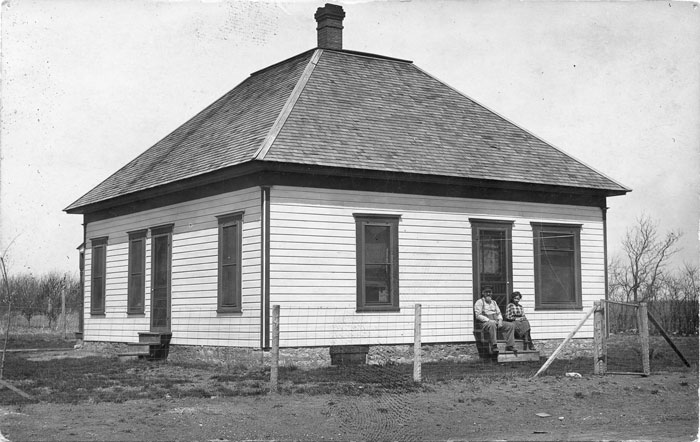
#> input picture img/house.jpg, 700 x 442 px, found by its file name
$ jupyter execute robert-prewitt-sobel-masks.ipynb
#> lines starting #> are read from the running program, lines starting #| are printed output that depends on the picture
[cell 1]
import matplotlib.pyplot as plt
from scipy import signal
from skimage import io
from skimage.color import rgb2gray
import numpy as np

[cell 2]
image_og = io.imread('house.jpg')
#> image_og is the input picture: shape (442, 700, 3); min 1, max 255, mean 163
image = rgb2gray(image_og)
sh = image.shape
#> sh = (442, 700)

[cell 3]
robert_x_mask = np.array([[0, 0, 0], [0, 1, -1], [0, 0, 0]])

image_robert_x = image.copy()
image_robert_x[:, :] = abs(signal.convolve2d(image[:, :], robert_x_mask, mode='same'))
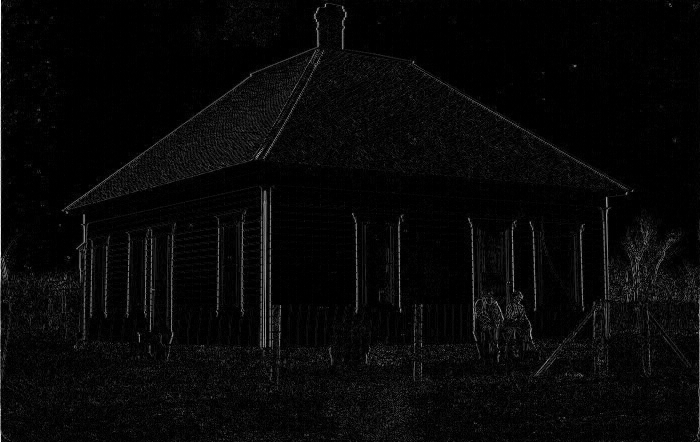
#> image_robert_x: shape (442, 700) float64; min 0, max 1, mean 0.0324

robert_y_mask = np.array([[0, 0, 0], [0, 1, 0], [0, -1, 0]])

image_robert_y = image.copy()
image_robert_y[:, :] = abs(signal.convolve2d(image[:, :], robert_y_mask, mode='same'))
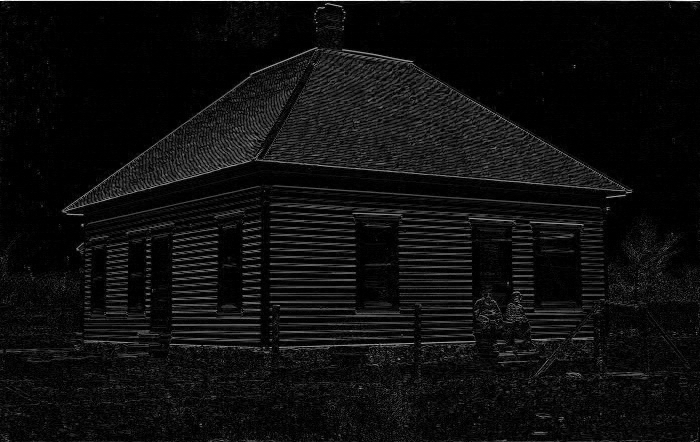
#> image_robert_y: shape (442, 700) float64; min 0, max 1, mean 0.0582

image_robert = abs(image_robert_x) + abs(image_robert_y)
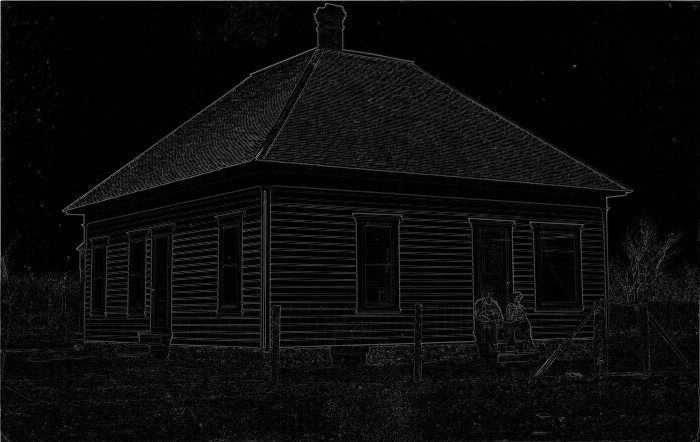
#> image_robert: shape (442, 700) float64; min 0, max 1.99, mean 0.0906; drawn with min black and max white

plt.figure(figsize=(10, 10))

plt.subplot(1, 2, 1)
plt.title("Robert's mask X")
plt.axis('off')
io.imshow(image_robert_x, cmap = 'gray')

plt.subplot(1, 2, 2)
plt.title("Robert's mask Y")
plt.axis('off')
io.imshow(image_robert_y, cmap = 'gray')

plt.show()
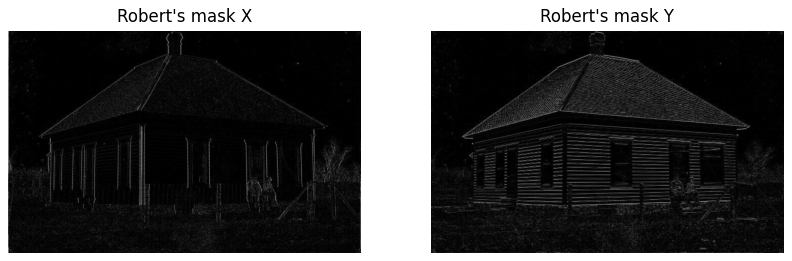
#> figure drawn by matplotlib, 2 panels

plt.figure(figsize=(10, 10))

plt.subplot(1, 2, 1)
plt.title('Original')
plt.axis('off')
io.imshow(image_og)

plt.subplot(1, 2, 2)
plt.title("Robert's Mask")
plt.axis('off')
io.imshow(image_robert, cmap = 'gray')

plt.show()

[cell 4]
prewitt_x_mask = np.array([[-1, 0, 1], [-1, 0, 1], [-1, 0, 1]])

image_prewitt_x = image.copy()
image_prewitt_x[:, :] = abs(signal.convolve2d(image[:, :], prewitt_x_mask, mode='same'))
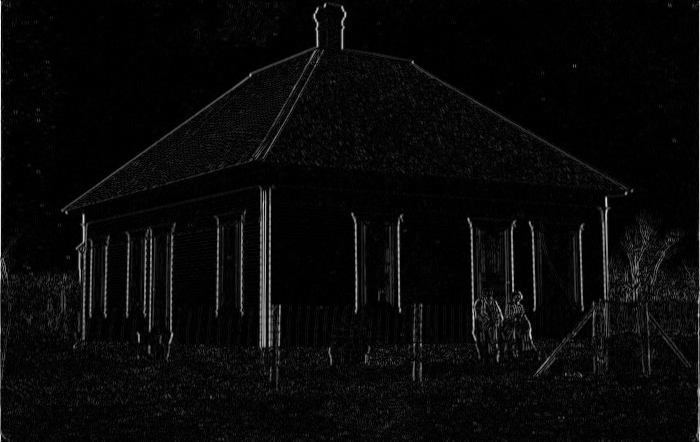
#> image_prewitt_x: shape (442, 700) float64; min 0, max 2.96, mean 0.11; drawn with min black and max white

prewitt_y_mask = np.array([[-1, -1, -1], [0, 0, 0], [1, 1, 1]])

image_prewitt_y = image.copy()
image_prewitt_y[:, :] = abs(signal.convolve2d(image[:, :], prewitt_y_mask, mode='same'))
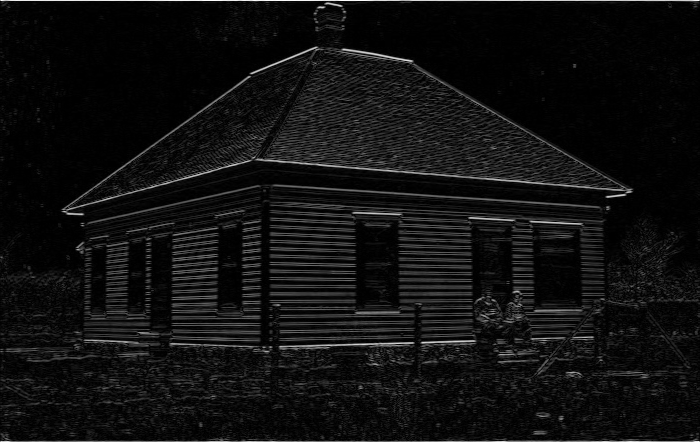
#> image_prewitt_y: shape (442, 700) float64; min 0, max 2.96, mean 0.193; drawn with min black and max white

image_prewitt = abs(image_prewitt_x) + abs(image_prewitt_y)
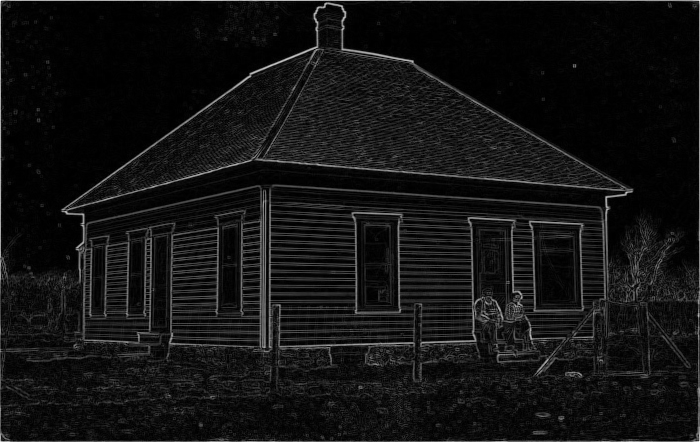
#> image_prewitt: shape (442, 700) float64; min 0, max 4, mean 0.304; drawn with min black and max white

plt.figure(figsize=(10, 10))

plt.subplot(1, 2, 1)
plt.title("Prewitt's mask X")
plt.axis('off')
io.imshow(image_prewitt_x, cmap = 'gray')

plt.subplot(1, 2, 2)
plt.title("Prewitt's mask Y")
plt.axis('off')
io.imshow(image_prewitt_y, cmap = 'gray')

plt.show()

plt.figure(figsize=(10, 10))

plt.subplot(1, 2, 1)
plt.title('Original')
plt.axis('off')
io.imshow(image_og)

plt.subplot(1, 2, 2)
plt.title("Prewitt's Mask")
plt.axis('off')
io.imshow(image_prewitt, cmap = 'gray')

plt.show()

[cell 5]
sobel_x_mask = np.array([[-1, 0, 1], [-2, 0, 2], [-1, 0, 1]])

image_sobel_x = image.copy()
image_sobel_x[:, :] = abs(signal.convolve2d(image[:, :], sobel_x_mask, mode='same'))

sobel_y_mask = np.array([[-1, -2, -1], [0, 0, 0], [1, 2, 1]])

image_sobel_y = image.copy()
image_sobel_y[:, :] = abs(signal.convolve2d(image[:, :], sobel_y_mask, mode='same'))

image_sobel = abs(image_sobel_x) + abs(image_sobel_y)

plt.figure(figsize=(10, 10))

plt.subplot(1, 2, 1)
plt.title("Sobel's mask X")
plt.axis('off')
io.imshow(image_sobel_x, cmap = 'gray')

plt.subplot(1, 2, 2)
plt.title("Sobel's mask Y")
plt.axis('off')
io.imshow(image_sobel_y, cmap = 'gray')

plt.show()

plt.figure(figsize=(10, 10))

plt.subplot(1, 2, 1)
plt.title('Original')
plt.axis('off')
io.imshow(image_og)

plt.subplot(1, 2, 2)
plt.title("Sobel's Mask")
plt.axis('off')
io.imshow(image_sobel, cmap = 'gray')

plt.show()

[cell 6]
plt.figure(figsize=(10, 10))

plt.subplot(1, 2, 1)
plt.title('Original')
plt.axis('off')
io.imshow(image_og)

plt.subplot(1, 2, 2)
plt.title("Robert's Mask")
plt.axis('off')
io.imshow(image_robert, cmap = 'gray')

plt.show()

plt.figure(figsize=(10, 10))

plt.subplot(1, 2, 1)
plt.title("Prewitt's Mask")
plt.axis('off')
io.imshow(image_prewitt, cmap = 'gray')

plt.subplot(1, 2, 2)
plt.title("Sobel's Mask")
plt.axis('off')
io.imshow(image_sobel, cmap = 'gray')

plt.show()

$ run again, with img/shark-2.jpg copied over img/house.jpg
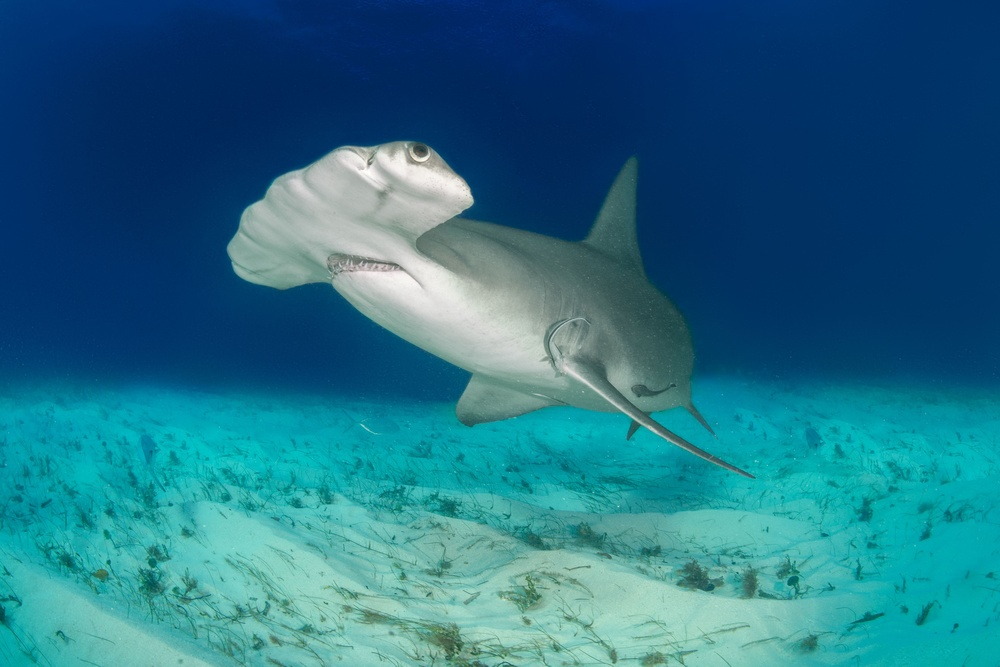
#> input picture img/shark-2.jpg, 1000 x 667 px, shrunk from 4469 x 2979 before the run, found by its file name
#> image_og is the input picture: shape (667, 1000, 3); mean R, G, B 35.7, 109.8, 133.2
#> `image = rgb2gray(image_og)`:
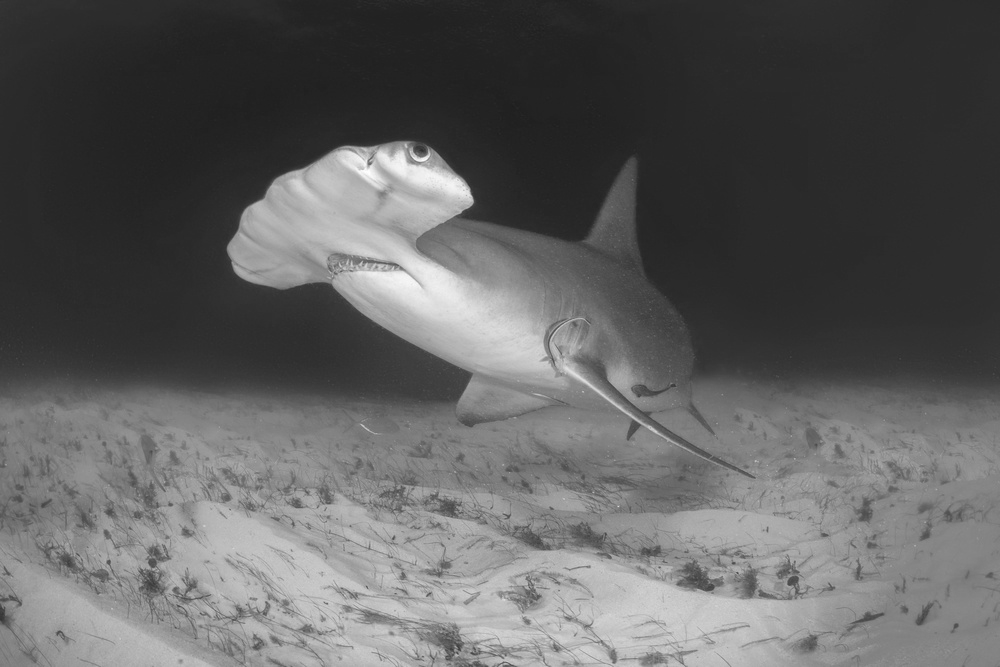
#> image: shape (667, 1000) float64; min 0.116, max 0.999, mean 0.375
#> `image_prewitt = abs(image_prewitt_x) + abs(image_prewitt_y)`:
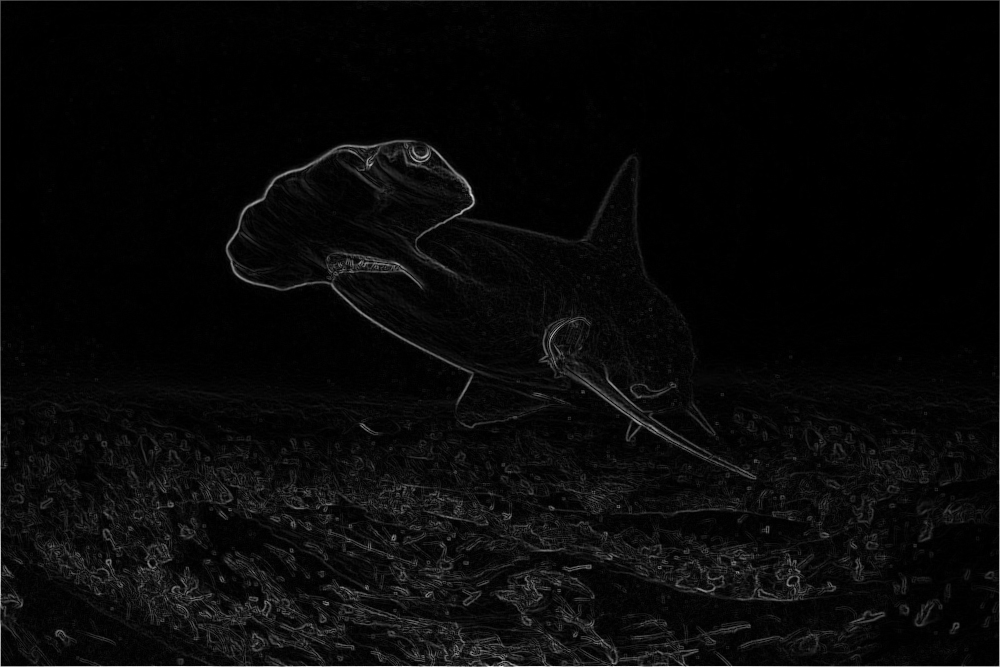
#> image_prewitt: shape (667, 1000) float64; min 0, max 2.4, mean 0.0844; drawn with min black and max white
